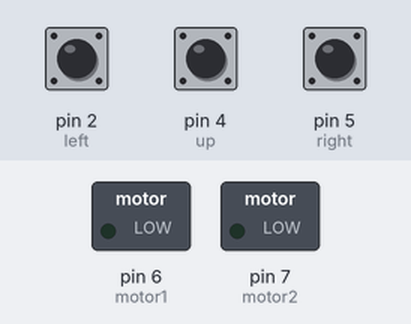
The sketch below on a simulated Arduino Uno, built with avr-gcc and run on an emulated ATmega328P. Shown: switched loads named in the sketch (green lamp = pin HIGH). The inputs (shaded band) are chosen by the test bench; at power-on: pin 4 (up) HIGH, pin 2 (left) HIGH, pin 5 (right) HIGH. What the sketch prints to the serial monitor is not drawn.

Above: at 1.2 s.
1.3 s: pin 4 (up) pulled LOW for 0.15 s
At 1.38 s:
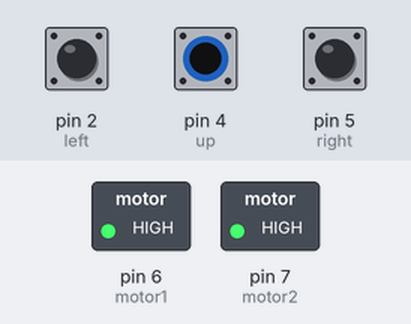
2.9 s: pin 2 (left) pulled LOW for 0.15 s
At 2.98 s:
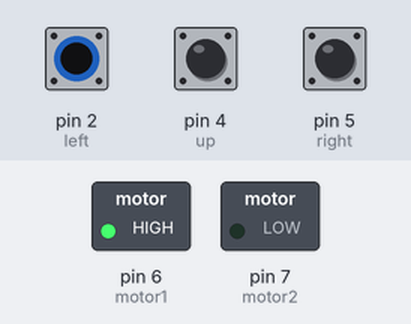
4.5 s: pin 5 (right) pulled LOW for 0.15 s
At 4.57 s:
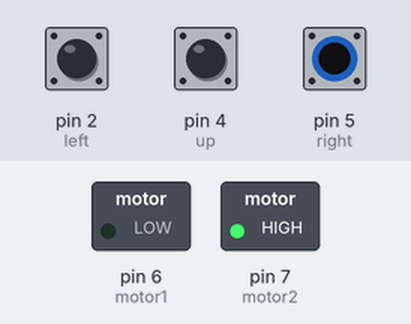
6.1 s: pin 5 (right) pulled LOW for 3.2 s
At 10.5 s:
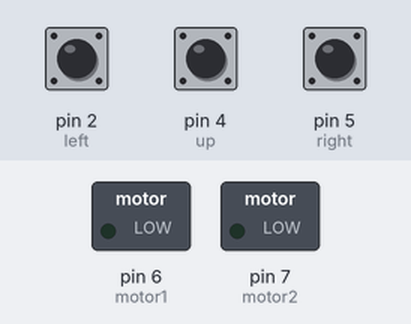
10.8 s: pin 2 (left) pulled LOW for 3.2 s
At 11.6 s:
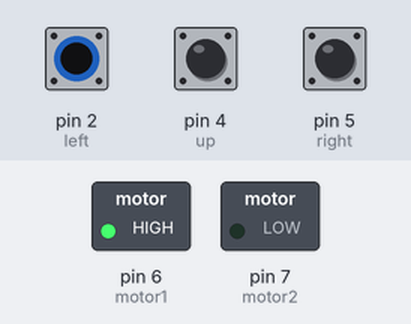
Timing chart, 0 to 15.5 s (numbered marks = the images above; inputs shaded):
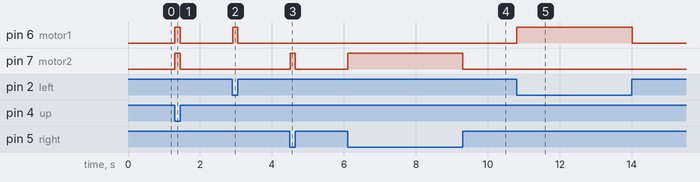

Measured:
- after the input at 1.3 s, pin 6 (motor1), pin 7 (motor2): LOW → HIGH at once, → LOW 0.15 s later
- after the input at 2.9 s, pin 6 (motor1): LOW → HIGH at once, → LOW 0.15 s later
- after the input at 4.5 s, pin 7 (motor2): LOW → HIGH at once, → LOW 0.15 s later
- after the input at 6.1 s, pin 7 (motor2): LOW → HIGH at once, → LOW 3.2 s later
- after the input at 10.8 s, pin 6 (motor1): LOW → HIGH at once, → LOW 3.2 s later

The sketch:

Dieu_khien_motor_bang_nut_test1.ino
```cpp
// C++ code
//
int up=4;
int left=2;
int right=5;
int motor1=6;
int motor2=7;
void setup()
{
  pinMode(up, INPUT_PULLUP);
  pinMode(left, INPUT_PULLUP);
  pinMode(right, INPUT_PULLUP);
  pinMode(motor1, OUTPUT);
  pinMode(motor2, OUTPUT);
  Serial.begin(9600);
  digitalWrite(motor1,LOW);
   digitalWrite(motor2, LOW);
}

void loop()
{
  int upStatus=digitalRead(up);
  int leftStatus=digitalRead(left);
  int rightStatus=digitalRead(right);
  Serial.println(upStatus);
  if(upStatus==0)
  {
    digitalWrite(motor1, HIGH);
    digitalWrite(motor2, HIGH);
  }
  else if(leftStatus==0)
  {
    digitalWrite(motor1, HIGH);
    digitalWrite(motor2, LOW);
  }
  else if(rightStatus==0)
  {
    digitalWrite(motor1, LOW);
    digitalWrite(motor2, HIGH);
  }
  else
  {

    digitalWrite(motor1, LOW);
    digitalWrite(motor2, LOW);
    }

}
```
